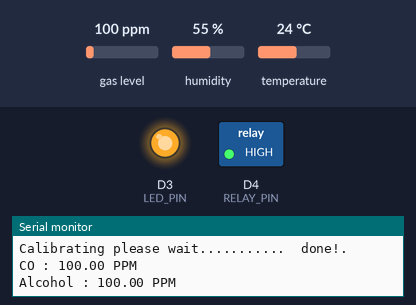
Recording of a sketch running on a simulated ESP8266 (NodeMCU). Shown: switched loads named in the sketch (green lamp = pin HIGH), output pins drawn as LEDs (lit = HIGH), the last lines printed to the serial monitor. The test bench sets the inputs (shaded band); at power-on: gas level 100 ppm, humidity 55 %, temperature 24 °C.

Above: at 2.3 s.
2.4 s: gas level set to 90 ppm
At 5.3 s:
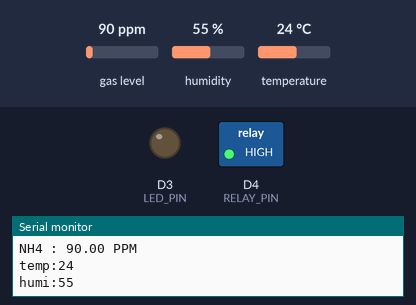
13.5 s: gas level set to 250 ppm
At 19.3 s:
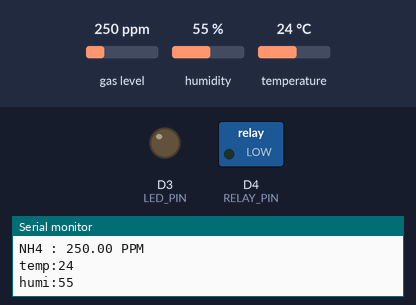
20.0 s: gas level set to 20 ppm
At 31.4 s:
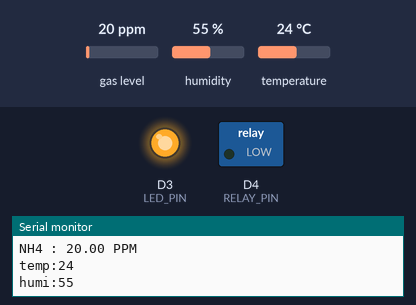
Timing chart, 0 to 33.1 s (numbered marks = the images above; inputs shaded):
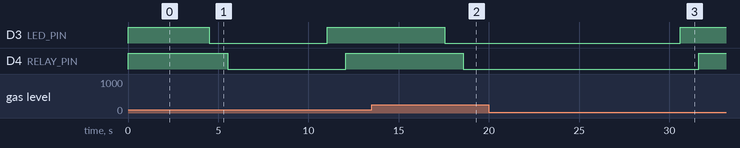

Measured:
- the behaviour switches between 100 and 99 ppm on gas level (found by bisection; images 0 and 1)
- after the input at 13.5 s, D3 (LED_PIN): HIGH → LOW after 4.1 s; D4 (RELAY_PIN): HIGH → LOW after 5.1 s
- after the input at 20.0 s, D3 (LED_PIN): LOW → HIGH after 10.6 s; D4 (RELAY_PIN): LOW → HIGH after 11.6 s

The sketch:

ESP8266_Project_KIpas_IOT_Sensor_Suhu_Gas.ino
```cpp
#include <DFRobot_DHT11.h>
DFRobot_DHT11 DHT;
#define DHT11_PIN D1

#define RELAY_PIN D4
#define LED_PIN   D3

//Include the library
#include <MQUnifiedsensor.h>

//Definitions
#define placa "Arduino UNO"
#define Voltage_Resolution 5
#define pin A0 //Analog input 0 of your arduino
#define type "MQ-135" //MQ135
#define ADC_Bit_Resolution 10 // For arduino UNO/MEGA/NANO
#define RatioMQ135CleanAir 3.6//RS / R0 = 3.6 ppm
//#define calibration_button 13 //Pin to calibrate your sensor

//Declare Sensor
MQUnifiedsensor MQ135(placa, Voltage_Resolution, ADC_Bit_Resolution, pin, type);

char jenisgas[6][10] = {"CO","Alcohol","CO2","Tolueno","NH4","Aceton"};
float gasA[6] = {605.18, 77.255, 110.47, 44.947, 102.2, 34.668};
float gasB[6] = {-3.937, -3.18, -2.862, -3.445, -2.473};


int gasTerpilih[] = {0,1,4}; // CO, CO2, NH4
int jumlahGas = sizeof(gasTerpilih) / sizeof(gasTerpilih[0]);

// Ambang batas
float ambangGasPPM = 100; // nilai PPM gas berbahaya
float ambangSuhu = 30.0;  // suhu dalam derajat Celsius


void setup() {
  //Init the serial port communication - to debug the library
  Serial.begin(9600); //Init serial port

  //Set math model to calculate the PPM concentration and the value of constants
  MQ135.setRegressionMethod(1); //_PPM =  a*ratio^b

  /*
    Exponential regression:
  GAS      | a      | b
  CO       | 605.18 | -3.937
  Alcohol  | 77.255 | -3.18
  CO2      | 110.47 | -2.862
  Tolueno  | 44.947 | -3.445
  NH4      | 102.2  | -2.473
  Acetona  | 34.668 | -3.369
  */

  /*****************************  MQ Init ********************************************/
  //Remarks: Configure the pin of arduino as input.
  /************************************************************************************/
  MQ135.init();
  /*
    //If the RL value is different from 10K please assign your RL value with the following method:
    MQ135.setRL(10);
  */
  /*****************************  MQ CAlibration ********************************************/
  // Explanation:
  // In this routine the sensor will measure the resistance of the sensor supposing before was pre-heated
  // and now is on clean air (Calibration conditions), and it will setup R0 value.
  // We recomend execute this routine only on setup or on the laboratory and save on the eeprom of your arduino
  // This routine not need to execute to every restart, you can load your R0 if you know the value
  // Acknowledgements: https://jayconsystems.com/blog/understanding-a-gas-sensor
  Serial.print("Calibrating please wait.");
  float calcR0 = 0;
  for(int i = 1; i<=10; i ++)
  {
    MQ135.update(); // Update data, the arduino will be read the voltage on the analog pin
    calcR0 += MQ135.calibrate(RatioMQ135CleanAir);
    Serial.print(".");
  }
  MQ135.setR0(calcR0/10);
  Serial.println("  done!.");
  if(isinf(calcR0)) {Serial.println("Warning: Conection issue founded, R0 is infite (Open circuit detected) please check your wiring and supply"); while(1);}
  if(calcR0 == 0){Serial.println("Warning: Conection issue founded, R0 is zero (Analog pin with short circuit to ground) please check your wiring and supply"); while(1);}
  /*****************************  MQ CAlibration ********************************************/

  //MQ135.serialDebug(false);

  pinMode(RELAY_PIN, OUTPUT);
  pinMode(LED_PIN, OUTPUT);
  digitalWrite(RELAY_PIN, HIGH);
  digitalWrite(LED_PIN, HIGH);

}

void loop() {


  bool gasBerbahaya = false;

  MQ135.update(); // Update data, the arduino will be read the voltage on the analog pin

  for (int i = 0; i < jumlahGas; i++) {
    int index = gasTerpilih[i];
    MQ135.setA(gasA[index]);
    MQ135.setB(gasB[index]);

    float hasil = MQ135.readSensor();
    Serial.print(jenisgas[index]);
    Serial.print(" : ");
    Serial.print(hasil);
    Serial.println(" PPM");

    delay(1000);


    if (hasil >= ambangGasPPM) {
      gasBerbahaya = true;
    }

    delay(500);

  }

      if (gasBerbahaya) {
    digitalWrite(LED_PIN, LOW);  // Nyalakan LED jika gas berbahaya
    } else {
      digitalWrite(LED_PIN, HIGH);
    }

    DHT.read(DHT11_PIN);
  Serial.print("temp:");
  Serial.println(DHT.temperature);
  Serial.print("humi:");
  Serial.println(DHT.humidity);
  delay(1000);

  bool suhuTinggi = DHT.temperature >= ambangSuhu;

  // Nyalakan relay (kipas) jika suhu tinggi atau gas berbahaya
  if (gasBerbahaya || suhuTinggi) {
    digitalWrite(RELAY_PIN, LOW); // kipas ON
  } else {
    digitalWrite(RELAY_PIN, HIGH);  // kipas OFF
  }

  delay(1000);

}
```
